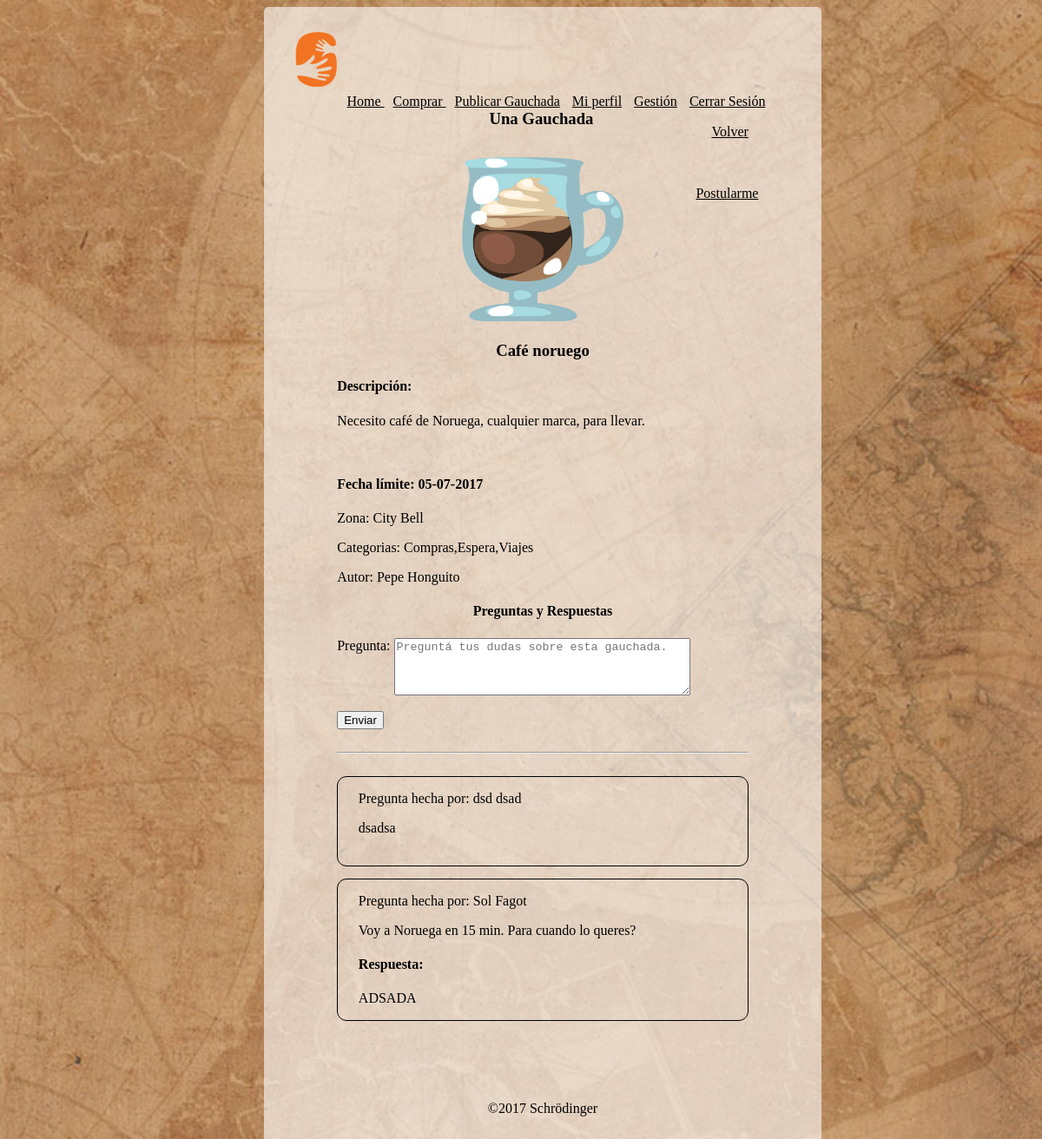
Page /gauchada.php?id=122 (signed in) on the committed database.
### tables this page shows
CREATE TABLE `gauchada` (
  `idGauchada` int(10) unsigned NOT NULL AUTO_INCREMENT,
  `autor_usuarioid` int(10) unsigned NOT NULL,
  `descripcion` text NOT NULL,
  `titulo` varchar(45) DEFAULT NULL,
  `foto` varchar(254) DEFAULT NULL,
  `fecha` date DEFAULT NULL,
  `calificacionid` int(10) unsigned NOT NULL,
  `comentarioCal` text,
  `cantPost` int(11) DEFAULT NULL,
  `editado` timestamp NULL DEFAULT CURRENT_TIMESTAMP ON UPDATE CURRENT_TIMESTAMP,
  `creado` timestamp NULL DEFAULT CURRENT_TIMESTAMP,
  PRIMARY KEY (`idGauchada`),
  KEY `fk_G_U_idx` (`autor_usuarioid`),
  KEY `fk_G_Cf_idx` (`calificacionid`),
  CONSTRAINT `fk_G_Cf` FOREIGN KEY (`calificacionid`) REFERENCES `calificacion` (`idcalificacion`) ON UPDATE CASCADE,
  CONSTRAINT `fk_G_U` FOREIGN KEY (`autor_usuarioid`) REFERENCES `usuario` (`idUsuario`) ON UPDATE CASCADE
);

CREATE TABLE `usuario` (
  `idUsuario` int(10) unsigned NOT NULL AUTO_INCREMENT,
  `nombre` varchar(45) DEFAULT NULL,
  `apellido` varchar(45) DEFAULT NULL,
  `mail` varchar(45) DEFAULT NULL,
  `foto` varchar(254) DEFAULT NULL,
  `clave` varchar(64) DEFAULT NULL,
  `telefono` varchar(45) DEFAULT NULL,
  `nacimiento` date DEFAULT NULL,
  `puntaje` int(11) DEFAULT NULL,
  `nivelUsuario` tinyint(1) NOT NULL,
  `editado` timestamp NULL DEFAULT CURRENT_TIMESTAMP ON UPDATE CURRENT_TIMESTAMP,
  `creado` timestamp NULL DEFAULT CURRENT_TIMESTAMP,
  PRIMARY KEY (`idUsuario`)
);

CREATE TABLE `comentario` (
  `idComentario` int(10) unsigned NOT NULL AUTO_INCREMENT,
  `usuarioid` int(10) unsigned NOT NULL,
  `comentario` text NOT NULL,
  `gauchadaid` int(10) unsigned NOT NULL,
  `editado` timestamp NULL DEFAULT CURRENT_TIMESTAMP ON UPDATE CURRENT_TIMESTAMP,
  `creado` timestamp NULL DEFAULT CURRENT_TIMESTAMP,
  PRIMARY KEY (`idComentario`),
  KEY `fk_C_U_idx` (`usuarioid`),
  KEY `fk_C_G_idx` (`gauchadaid`),
  CONSTRAINT `fk_C_G` FOREIGN KEY (`gauchadaid`) REFERENCES `gauchada` (`idGauchada`) ON DELETE NO ACTION ON UPDATE NO ACTION,
  CONSTRAINT `fk_C_U` FOREIGN KEY (`usuarioid`) REFERENCES `usuario` (`idUsuario`) ON DELETE NO ACTION ON UPDATE NO ACTION
);

CREATE TABLE `respuesta` (
  `idrespuesta` int(10) unsigned NOT NULL AUTO_INCREMENT,
  `usuarioId` int(10) unsigned NOT NULL,
  `comentarioid` int(10) unsigned NOT NULL,
  `respuesta` text NOT NULL,
  `creado` timestamp NOT NULL DEFAULT CURRENT_TIMESTAMP,
  PRIMARY KEY (`idrespuesta`),
  KEY `fk_R_U_idx` (`usuarioId`),
  KEY `fk_R_C_idx` (`comentarioid`),
  CONSTRAINT `fk_R_C` FOREIGN KEY (`comentarioid`) REFERENCES `comentario` (`idComentario`) ON UPDATE CASCADE,
  CONSTRAINT `fk_R_U` FOREIGN KEY (`usuarioId`) REFERENCES `usuario` (`idUsuario`) ON UPDATE CASCADE
);

### bd.php (called while the page is built, shortened)
<?php
function conexion($srv='localhost',$usr='root',$pass='',$bd='mydb'){
	$con = mysqli_connect($srv,$usr,$pass,$bd);
	if ($con) {
		return $con;
	} else return false;
}
function fetch($query='',$individual=false){
	$con = conexion();
	$res = mysqli_query($con,$query);
	$data=array();
	while ( $row = mysqli_fetch_assoc($res) ) {
		$data[] = $row;
	}
	if ( !$individual ) {
		return $data;
	} else {
		return $data[0];
	}
}

### gauchada.php (the view, shortened to what this page needs)
<?php require 'includes/encabezadoLog.php'; ?>
<?php
$pag="index.php";
 if (isset($_GET['id'])) {
	$idG=$_GET['id'];
	$idU=$_SESSION['idUsuario'];
		$query = "SELECT
						ga.calificacionid,
					    ga.idGauchada,
					    ga.autor_usuarioid,
					    ga.descripcion,
					    ga.titulo,
					    ga.foto,
					    ga.fecha,
					    ga.comentarioCal,
					    u.nombre,
					    u.apellido,
					    u.telefono,
					    u.mail,
					    group_concat(DISTINCT ca.Categoria) as cat,
						group_concat(DISTINCT zo.Zona) as zona
					FROM
				    	gauchada as ga
				    LEFT JOIN
				   		gauchadacat as gc ON gc.gauchadaId = $idG
				    LEFT JOIN
				    	categoria as ca ON ca.idCategoria = gc.catId
					LEFT JOIN
						gauchadazona as gz on gz.gauchadaId = $idG
					LEFT JOIN
						zona as zo ON zo.idZona=gz.zonaId
					LEFT JOIN
						usuario as u ON u.idUsuario=ga.autor_usuarioid
					WHERE ga.idGauchada = $idG;";
	$datos = fetch($query);
    $queryCom = "SELECT
					    co.idComentario,
						co.comentario,
						co.usuarioid,
						re.respuesta,
						u.nombre,
						u.apellido,
						u.mail
					FROM
				    	gauchada as ga
				    LEFT JOIN
				   		comentario as co ON co.gauchadaid = $idG
					LEFT JOIN
						respuesta as re ON re.comentarioid = co.idcomentario
					LEFT JOIN
						usuario as u ON u.idUsuario = co.usuarioid
					WHERE
						ga.idGauchada = $idG
					ORDER BY co.creado DESC;";
    $com = fetch($queryCom);
    $queryUsuario="SELECT * FROM postulante as p
					WHERE p.usuarioid=$idU AND p.gauchadaid=$idG;";
	$usuarioPos = fetch($queryUsuario,true);
	$queryUsuarioElegido="SELECT * FROM postulante as p
						WHERE p.estado=1 AND p.gauchadaid='$idG';";
	$usuarioElegido = fetch($queryUsuarioElegido,true);
   ?>
	<div class="menu">
	 	<h3 class="titulo">Una Gauchada</h3>
	 	<div>
			 	<a style="color:black; float:right; margin-bottom: -17%; margin-top:-5%;" href="<?php echo $pag; ?>">Volver</a>
		</div>
	 	<section id="mainG">
	 		<?php foreach ($datos as $row) {
	 			$fecha = $row['fecha'];
	 			$split = explode('-', $fecha);
	 			$fechaBien = $split[2].'-'.$split[1].'-'.$split[0];
	 			$idAutor = $row['autor_usuarioid']; ?>
	 				<div class="ver">
	 					<?php if ($_SESSION['idUsuario']!=$row['autor_usuarioid'] && count($usuarioPos)==0) { ?>
	 						<a href="postularse.php?id=<?php echo $idG ?>">Postularme</a>
	 					<?php } else if ($_SESSION['logueado'] && $_SESSION['idUsuario']!=$row['autor_usuarioid']){?> <p>Ya estás postulado</p>  <?php } ?>
	 				</div>
				<div id="gauchadaU">
					<img src="<?php	echo ($row['foto']) ? $row['foto'] : 'img/logo.png' ;?>">
					<h3><?php echo $row['titulo']; ?></h3>
					<h4>Descripción:</h4><p><?php echo $row['descripcion']; ?></p><br>
					<h4>Fecha límite: <?php echo $fechaBien; ?></h4>
					<p>Zona: <?php print_r($row['zona']); ?></p>
					<p>Categorias: <?php print_r($row['cat']); ?></p>
					<p>Autor: <?php echo $row['nombre'].' '.$row['apellido']; ?><br>
					</p>
				</div>
			<?php } ?>
			<div id="pregYres">
				<h4 class="tituloPR">Preguntas y Respuestas</h4>
				<div id="cuadroComentario">
					<?php if ($idU!=$idAutor && empty($usuarioElegido) && $_SESSION['logueado']) {	?>
						<form method="POST" action="gauchada.php">
							<div class="textarea">
								<label>Pregunta:
								<textarea name="pregunta" rows="4" cols="40" placeholder="Preguntá tus dudas sobre esta gauchada."required></textarea>
								</label><br><br>
								<button>Enviar</button><br><br><hr><br>
							</div>
						</form>
					<?php } ?>
				</div>
				<?php foreach ($com as $data) {
					$idC=$data['idComentario']; ?>
					<?php if ($data['comentario']!=NULL){?>
						<div id="coment"  class="<?php echo ($data['usuarioid']==$_SESSION['idUsuario']) ? "borde" : "negrito" ; ?>">
							<div id="preg" class="<?php echo (condition) ? a : b ; ?>">
								<p>Pregunta hecha por: <?php echo $data['nombre'].' '.$data['apellido']; ?><br></p>
								<p><?php echo $data['comentario']; ?></p>
								<?php if ($data['respuesta']!=NULL) { ?>
									<h4>Respuesta: </h4>
									<p><?php echo $data['respuesta']; ?></p>
							</div>
								<?php } else if ($row['autor_usuarioid'] == $_SESSION['idUsuario'] && $row['calificacionid']==0) { ?>
								 	<hr>
								 	<div class="resp">
								 		<a href="javascript:showComment(<?php echo $idC; ?>)" style="text-decoration:underline;">Responder</a>
								 	</div>
								 	<form method="POST" action="gauchada.php" style="display: none;" id="resp<?php echo $data['idComentario']; ?>">
								 			<textarea name="respuesta" rows="4" cols="40" placeholder="Escribí la respuesta a esta pregunta." required></textarea><br>
								 			<input type="hidden" name="idC" value="<?php echo $idC ?>">
								 			<input type="hidden" name="idG" value="<?php echo $idG ?>">
								 			<input type="submit" class="submit" value="Enviar">
								 		</form><br>
								<?php }?>
						</div>
							<br>
						<?php } else { echo "No hay comentarios para mostrar";} ?>
			</div>
			<?php } ?>
			</div>
<?php } ?>
<?php require 'includes/footer.php'; ?>

### styles/style.css (style rules this page uses)
body { background-image: url(../img/mapa3.jpg); background-repeat:repeat; background-attachment: fixed; background-size: cover; }
#gauchadaU h3 { text-align: center; }
#gauchadaU img { width: 40%; margin-left: 30%; margin-top: 3%; }
.menu { margin: 10%; clear: both; }
.textarea * { vertical-align: top; }
.titulo { margin-left: 37%; }
#coment { border-radius: 11px; padding-left: 5%; margin-bottom: 3%; }
.negrito { border: black solid 1px; }
.ver { width:38%; float: right; margin-top: 10%; margin-right: -15%; }
.ver a { float:left; color: black; margin-left: 27%; }
.tituloPR { text-align:center; }
#preg { width:95%; }

### rows in the picture
gauchada: foto (picture), titulo "Café noruego", descripcion "Necesito café de Noruega, cualquier marca, para llevar.", fecha "05-07-2017", value "City Bell Compras,Espera,Viajes", autor_usuarioid.nombre "Pepe", autor_usuarioid.apellido "Honguito"
comentario: usuarioid.nombre "dsd", usuarioid.apellido "dsad", comentario "dsadsa"
respuesta: usuario.nombre "Sol", usuario.apellido "Fagot", comentarioid.comentario "Voy a Noruega en 15 min. Para cuando lo queres?", respuesta "ADSADA"
